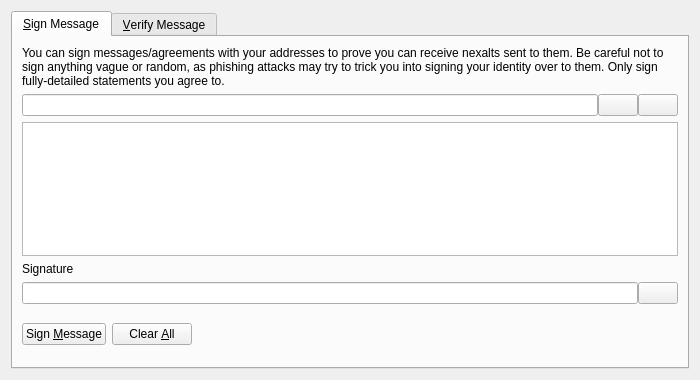
<?xml version="1.0" encoding="UTF-8"?>
<ui version="4.0">
 <class>SignVerifyMessageDialog</class>
 <widget class="QDialog" name="SignVerifyMessageDialog">
  <property name="geometry">
   <rect>
    <x>0</x>
    <y>0</y>
    <width>700</width>
    <height>380</height>
   </rect>
  </property>
  <property name="windowTitle">
   <string>Signatures - Sign / Verify a Message</string>
  </property>
  <property name="modal">
   <bool>true</bool>
  </property>
  <layout class="QVBoxLayout" name="verticalLayout">
   <item>
    <widget class="QTabWidget" name="tabWidget">
     <property name="currentIndex">
      <number>0</number>
     </property>
     <widget class="QWidget" name="tabSignMessage">
      <attribute name="title">
       <string>&amp;Sign Message</string>
      </attribute>
      <layout class="QVBoxLayout" name="verticalLayout_SM">
       <item>
        <widget class="QLabel" name="infoLabel_SM">
         <property name="text">
          <string>You can sign messages/agreements with your addresses to prove you can receive nexalts sent to them. Be careful not to sign anything vague or random, as phishing attacks may try to trick you into signing your identity over to them. Only sign fully-detailed statements you agree to.</string>
         </property>
         <property name="textFormat">
          <enum>Qt::PlainText</enum>
         </property>
         <property name="wordWrap">
          <bool>true</bool>
         </property>
        </widget>
       </item>
       <item>
        <layout class="QHBoxLayout" name="horizontalLayout_1_SM">
         <property name="spacing">
          <number>0</number>
         </property>
         <item>
          <widget class="QValidatedLineEdit" name="addressIn_SM">
           <property name="toolTip">
            <string>The Nexalt address to sign the message with</string>
           </property>
          </widget>
         </item>
         <item>
          <widget class="QPushButton" name="addressBookButton_SM">
           <property name="toolTip">
            <string>Choose previously used address</string>
           </property>
           <property name="text">
            <string/>
           </property>
           <property name="icon">
            <iconset resource="../bitcoin.qrc">
             <normaloff>:/icons/address-book</normaloff>:/icons/address-book</iconset>
           </property>
           <property name="shortcut">
            <string>Alt+A</string>
           </property>
           <property name="autoDefault">
            <bool>false</bool>
           </property>
          </widget>
         </item>
         <item>
          <widget class="QPushButton" name="pasteButton_SM">
           <property name="toolTip">
            <string>Paste address from clipboard</string>
           </property>
           <property name="text">
            <string/>
           </property>
           <property name="icon">
            <iconset resource="../bitcoin.qrc">
             <normaloff>:/icons/editpaste</normaloff>:/icons/editpaste</iconset>
           </property>
           <property name="shortcut">
            <string>Alt+P</string>
           </property>
           <property name="autoDefault">
            <bool>false</bool>
           </property>
          </widget>
         </item>
        </layout>
       </item>
       <item>
        <widget class="QPlainTextEdit" name="messageIn_SM">
         <property name="toolTip">
          <string>Enter the message you want to sign here</string>
         </property>
        </widget>
       </item>
       <item>
        <widget class="QLabel" name="signatureLabel_SM">
         <property name="text">
          <string>Signature</string>
         </property>
         <property name="textFormat">
          <enum>Qt::PlainText</enum>
         </property>
        </widget>
       </item>
       <item>
        <layout class="QHBoxLayout" name="horizontalLayout_2_SM">
         <property name="spacing">
          <number>0</number>
         </property>
         <item>
          <widget class="QLineEdit" name="signatureOut_SM">
           <property name="font">
            <font>
             <italic>true</italic>
            </font>
           </property>
           <property name="readOnly">
            <bool>true</bool>
           </property>
          </widget>
         </item>
         <item>
          <widget class="QPushButton" name="copySignatureButton_SM">
           <property name="toolTip">
            <string>Copy the current signature to the system clipboard</string>
           </property>
           <property name="text">
            <string/>
           </property>
           <property name="icon">
            <iconset resource="../bitcoin.qrc">
             <normaloff>:/icons/editcopy</normaloff>:/icons/editcopy</iconset>
           </property>
           <property name="autoDefault">
            <bool>false</bool>
           </property>
          </widget>
         </item>
        </layout>
       </item>
       <item>
        <layout class="QHBoxLayout" name="horizontalLayout_3_SM">
         <item>
          <widget class="QPushButton" name="signMessageButton_SM">
           <property name="toolTip">
            <string>Sign the message to prove you own this Nexalt address</string>
           </property>
           <property name="text">
            <string>Sign &amp;Message</string>
           </property>
           <property name="icon">
            <iconset resource="../bitcoin.qrc">
             <normaloff>:/icons/edit</normaloff>:/icons/edit</iconset>
           </property>
           <property name="autoDefault">
            <bool>false</bool>
           </property>
          </widget>
         </item>
         <item>
          <widget class="QPushButton" name="clearButton_SM">
           <property name="toolTip">
            <string>Reset all sign message fields</string>
           </property>
           <property name="text">
            <string>Clear &amp;All</string>
           </property>
           <property name="icon">
            <iconset resource="../bitcoin.qrc">
             <normaloff>:/icons/remove</normaloff>:/icons/remove</iconset>
           </property>
           <property name="autoDefault">
            <bool>false</bool>
           </property>
          </widget>
         </item>
         <item>
          <spacer name="horizontalSpacer_1_SM">
           <property name="orientation">
            <enum>Qt::Horizontal</enum>
           </property>
           <property name="sizeHint" stdset="0">
            <size>
             <width>40</width>
             <height>48</height>
            </size>
           </property>
          </spacer>
         </item>
         <item>
          <widget class="QLabel" name="statusLabel_SM">
           <property name="font">
            <font>
             <weight>75</weight>
             <bold>true</bold>
            </font>
           </property>
           <property name="text">
            <string/>
           </property>
           <property name="wordWrap">
            <bool>true</bool>
           </property>
          </widget>
         </item>
         <item>
          <spacer name="horizontalSpacer_2_SM">
           <property name="orientation">
            <enum>Qt::Horizontal</enum>
           </property>
           <property name="sizeHint" stdset="0">
            <size>
             <width>40</width>
             <height>48</height>
            </size>
           </property>
          </spacer>
         </item>
        </layout>
       </item>
      </layout>
     </widget>
     <widget class="QWidget" name="tabVerifyMessage">
      <attribute name="title">
       <string>&amp;Verify Message</string>
      </attribute>
      <layout class="QVBoxLayout" name="verticalLayout_VM">
       <item>
        <widget class="QLabel" name="infoLabel_VM">
         <property name="text">
          <string>Enter the receiver's address, message (ensure you copy line breaks, spaces, tabs, etc. exactly) and signature below to verify the message. Be careful not to read more into the signature than what is in the signed message itself, to avoid being tricked by a man-in-the-middle attack. Note that this only proves the signing party receives with the address, it cannot prove sendership of any transaction!</string>
         </property>
         <property name="textFormat">
          <enum>Qt::PlainText</enum>
         </property>
         <property name="alignment">
          <set>Qt::AlignLeading|Qt::AlignLeft|Qt::AlignTop</set>
         </property>
         <property name="wordWrap">
          <bool>true</bool>
         </property>
        </widget>
       </item>
       <item>
        <layout class="QHBoxLayout" name="horizontalLayout_1_VM">
         <property name="spacing">
          <number>0</number>
         </property>
         <item>
          <widget class="QValidatedLineEdit" name="addressIn_VM">
           <property name="toolTip">
            <string>The Nexalt address the message was signed with</string>
           </property>
          </widget>
         </item>
         <item>
          <widget class="QPushButton" name="addressBookButton_VM">
           <property name="toolTip">
            <string>Choose previously used address</string>
           </property>
           <property name="text">
            <string/>
           </property>
           <property name="icon">
            <iconset resource="../bitcoin.qrc">
             <normaloff>:/icons/address-book</normaloff>:/icons/address-book</iconset>
           </property>
           <property name="shortcut">
            <string>Alt+A</string>
           </property>
           <property name="autoDefault">
            <bool>false</bool>
           </property>
          </widget>
         </item>
        </layout>
       </item>
       <item>
        <widget class="QPlainTextEdit" name="messageIn_VM"/>
       </item>
       <item>
        <widget class="QValidatedLineEdit" name="signatureIn_VM"/>
       </item>
       <item>
        <layout class="QHBoxLayout" name="horizontalLayout_2_VM">
         <item>
          <widget class="QPushButton" name="verifyMessageButton_VM">
           <property name="toolTip">
            <string>Verify the message to ensure it was signed with the specified Nexalt address</string>
           </property>
           <property name="text">
            <string>Verify &amp;Message</string>
           </property>
           <property name="icon">
            <iconset resource="../bitcoin.qrc">
             <normaloff>:/icons/transaction_0</normaloff>:/icons/transaction_0</iconset>
           </property>
           <property name="autoDefault">
            <bool>false</bool>
           </property>
          </widget>
         </item>
         <item>
          <widget class="QPushButton" name="clearButton_VM">
           <property name="toolTip">
            <string>Reset all verify message fields</string>
           </property>
           <property name="text">
            <string>Clear &amp;All</string>
           </property>
           <property name="icon">
            <iconset resource="../bitcoin.qrc">
             <normaloff>:/icons/remove</normaloff>:/icons/remove</iconset>
           </property>
           <property name="autoDefault">
            <bool>false</bool>
           </property>
          </widget>
         </item>
         <item>
          <spacer name="horizontalSpacer_1_VM">
           <property name="orientation">
            <enum>Qt::Horizontal</enum>
           </property>
           <property name="sizeHint" stdset="0">
            <size>
             <width>40</width>
             <height>48</height>
            </size>
           </property>
          </spacer>
         </item>
         <item>
          <widget class="QLabel" name="statusLabel_VM">
           <property name="font">
            <font>
             <weight>75</weight>
             <bold>true</bold>
            </font>
           </property>
           <property name="text">
            <string/>
           </property>
           <property name="wordWrap">
            <bool>true</bool>
           </property>
          </widget>
         </item>
         <item>
          <spacer name="horizontalSpacer_2_VM">
           <property name="orientation">
            <enum>Qt::Horizontal</enum>
           </property>
           <property name="sizeHint" stdset="0">
            <size>
             <width>40</width>
             <height>48</height>
            </size>
           </property>
          </spacer>
         </item>
        </layout>
       </item>
      </layout>
     </widget>
    </widget>
   </item>
  </layout>
 </widget>
 <customwidgets>
  <customwidget>
   <class>QValidatedLineEdit</class>
   <extends>QLineEdit</extends>
   <header>qt/qvalidatedlineedit.h</header>
  </customwidget>
 </customwidgets>
 <resources>
  <include location="../bitcoin.qrc"/>
 </resources>
 <connections/>
</ui>
